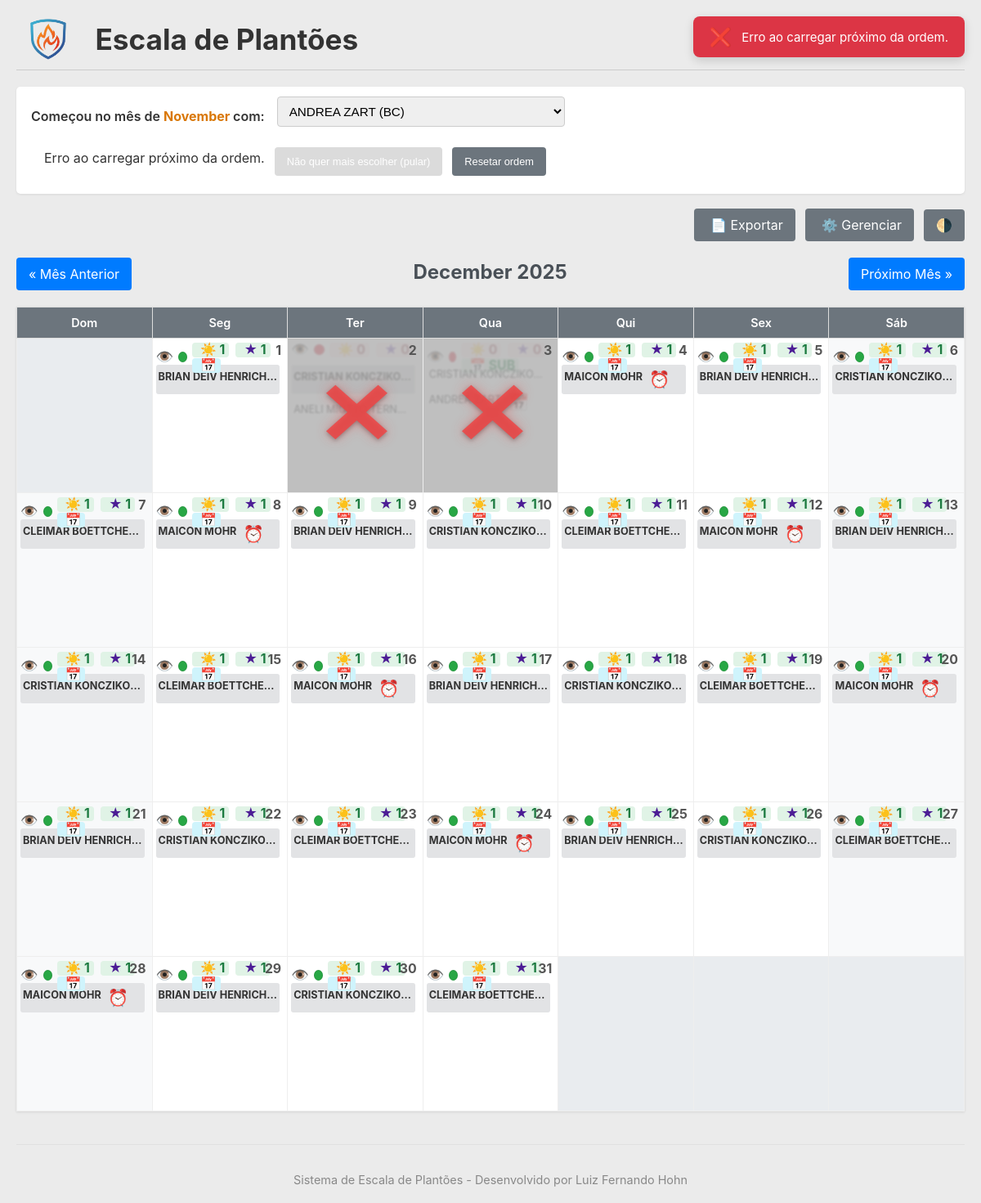
The page /escala_bombeiros/escala.php (signed in) on the database its author committed.
### tables this page shows
CREATE TABLE `bombeiros` (
  `id` int(11) NOT NULL,
  `nome_completo` varchar(255) NOT NULL,
  `email` varchar(191) DEFAULT NULL,
  `cpf` varchar(14) DEFAULT NULL COMMENT 'Formato 000.000.000-00',
  `endereco` varchar(255) DEFAULT NULL COMMENT 'Endereço residencial completo',
  `telefone` varchar(20) DEFAULT NULL COMMENT 'Número de telefone principal',
  `telefone_emergencia` varchar(20) DEFAULT NULL COMMENT 'Contato de emergência (nome e telefone)',
  `tipo` enum('BC','Fixo') NOT NULL,
  `pular_ordem` tinyint(1) NOT NULL DEFAULT 0,
  `ativo` tinyint(1) NOT NULL DEFAULT 1,
  `fixo_ref_data` date DEFAULT NULL,
  `fixo_ref_dia_ciclo` tinyint(1) DEFAULT NULL CHECK (`fixo_ref_dia_ciclo` between 1 and 4),
  `data_cadastro` timestamp NOT NULL DEFAULT current_timestamp(),
  `endereco_rua` varchar(255) DEFAULT NULL,
  `endereco_numero` varchar(20) DEFAULT NULL,
  `endereco_bairro` varchar(100) DEFAULT NULL,
  `endereco_cidade` varchar(100) DEFAULT NULL,
  `endereco_uf` varchar(2) DEFAULT NULL,
  `endereco_cep` varchar(10) DEFAULT NULL,
  `telefone_principal` varchar(20) DEFAULT NULL,
  `contato_emergencia_nome` varchar(255) DEFAULT NULL,
  `contato_emergencia_fone` varchar(20) DEFAULT NULL,
  `dados_bancarios` text DEFAULT NULL COMMENT 'Ex: Banco XPTO, Ag: 0001, C/C: 12345-6',
  `tamanho_gandola` varchar(20) DEFAULT NULL,
  `tamanho_camiseta` varchar(20) DEFAULT NULL,
  `tamanho_calca` varchar(20) DEFAULT NULL,
  `tamanho_calcado` varchar(10) DEFAULT NULL,
  `banco_nome` varchar(100) DEFAULT NULL COMMENT 'Nome do Banco',
  `banco_agencia` varchar(20) DEFAULT NULL COMMENT 'Número da Agência (com dígito, se houver)',
  `banco_conta` varchar(30) DEFAULT NULL COMMENT 'Número da Conta Corrente/Poupança (com dígito)',
  `banco_pix` varchar(100) DEFAULT NULL COMMENT 'Chave PIX principal (CPF, e-mail, telefone, aleatória)',
  `usuario_id` int(11) DEFAULT NULL
);

CREATE TABLE `plantoes` (
  `id` int(11) NOT NULL,
  `bombeiro_id` int(11) NOT NULL,
  `data` date NOT NULL,
  `turno` enum('D','N','I') NOT NULL
);

### escala_bombeiros/escala.php (the view, shortened to what this page needs)
<?php
require_once __DIR__ . '/includes/db.php';
require_once __DIR__ . '/includes/funcoes.php';
$mes_atual = isset($_GET['month']) ? (int)$_GET['month'] : (int)date('m');
$ano_atual = isset($_GET['year']) ? (int)$_GET['year'] : (int)date('Y');
$timestamp_primeiro_dia = mktime(0, 0, 0, $mes_atual, 1, $ano_atual);
$nome_mes = ucfirst(strftime('%B', $timestamp_primeiro_dia));
$dias_no_mes = (int)date('t', $timestamp_primeiro_dia);
$dia_semana_primeiro = (int)date('w', $timestamp_primeiro_dia);
$mes_anterior = $mes_atual - 1;
$ano_anterior = $ano_atual;
$mes_proximo = $mes_atual + 1;
$ano_proximo = $ano_atual;
if ($mes_proximo > 12) {
    $mes_proximo = 1;
    $ano_proximo++;
}
$data_inicio_mes = sprintf('%04d-%02d-01', $ano_atual, $mes_atual);
$data_fim_mes    = sprintf('%04d-%02d-%02d', $ano_atual, $mes_atual, $dias_no_mes);
$plantoes_mes = [];
$fixos_servico_mes = [];
$vagas_dia_mes = [];
$sql_plantoes_mes = "
    SELECT p.id as plantao_id,
           p.bombeiro_id,
           p.data,
           p.turno,
           b.nome_completo,
           b.tipo
    FROM plantoes p
    JOIN bombeiros b ON p.bombeiro_id = b.id
    WHERE p.data BETWEEN ? AND ? AND b.ativo = 1
";
if ($stmt_plantoes = mysqli_prepare($conn, $sql_plantoes_mes)) {
    mysqli_stmt_bind_param($stmt_plantoes, "ss", $data_inicio_mes, $data_fim_mes);
    mysqli_stmt_execute($stmt_plantoes);
    $result_plantoes = mysqli_stmt_get_result($stmt_plantoes);
    while ($row = mysqli_fetch_assoc($result_plantoes)) {
        if (!isset($plantoes_mes[$row['data']])) {
            $plantoes_mes[$row['data']] = [];
        }
        $plantoes_mes[$row['data']][$row['bombeiro_id']] = $row;
    }
} else {
    echo "Erro ao buscar plantões: " . mysqli_error($conn);
}
for ($dia = 1; $dia <= $dias_no_mes; $dia++) {
    $data_corrente = sprintf('%04d-%02d-%02d', $ano_atual, $mes_atual, $dia);
    $fixo_dia = get_fixo_de_servico($data_corrente, $conn);
    $fixos_servico_mes[$data_corrente] = $fixo_dia;
    $vagas_bc_d = 1;
    $vagas_bc_n = 1;
    $tem_excecao = false;
    if ($fixo_dia) {
        $tem_excecao = verificar_excecao_fixo((int)$fixo_dia['id'], $data_corrente, $conn);
    }
    $fixo_invalido = empty($fixo_dia) || $tem_excecao;
    $vaga_fixo_integral = $fixo_invalido ? 1 : 0;
    if (isset($plantoes_mes[$data_corrente])) {
        foreach ($plantoes_mes[$data_corrente] as $plantao) {
            if ($plantao['tipo'] == 'BC') {
                if ($plantao['turno'] === 'D') {
                    $vagas_bc_d--;
                } elseif ($plantao['turno'] === 'N') {
                    $vagas_bc_n--;
                } elseif ($plantao['turno'] === 'I') {
                    $vagas_bc_d--;
                    $vagas_bc_n--;
                } elseif ($plantao['turno'] === 'I_SUB') {
                    $vaga_fixo_integral--;
                }
            }
        }
    }
    $vagas_dia_mes[$data_corrente] = [
        'D'     => max(0, $vagas_bc_d),
        'N'     => max(0, $vagas_bc_n),
        'I_SUB' => max(0, $vaga_fixo_integral),
    ];
}
$bombeiros_inicio = [];
$sql_bombeiros_inicio = "
    SELECT id, nome_completo, tipo
    FROM bombeiros
    WHERE ativo = 1
    ORDER BY (tipo = 'Fixo') ASC, nome_completo ASC
";
if ($result_bi = mysqli_query($conn, $sql_bombeiros_inicio)) {
    while ($row = mysqli_fetch_assoc($result_bi)) {
        $bombeiros_inicio[] = $row;
    }
}
$inicio_ordem_atual = (int) (get_config('bc_inicio_ordem_id', $conn) ?? 0);
$timestamp_mes_ref       = mktime(0, 0, 0, $mes_anterior, 1, $ano_anterior);
$nome_mes_referencia     = ucfirst(strftime('%B', $timestamp_mes_ref));
$dias_semana             = ['Dom', 'Seg', 'Ter', 'Qua', 'Qui', 'Sex', 'Sáb'];
?>
<!DOCTYPE html>
<html lang="pt-br">
<head>
    <link rel="stylesheet" href="css/style.css">
</head>
<body>
    <div class="main-title-container">
        <img src="img/logo.png" alt="Logo do Sistema de Escala" class="main-logo">
        <h1>Escala de Plantões</h1>
    </div>
    <div class="controles-escala inicio-ordem-wrapper">
        <label for="selectInicioOrdem">
            Começou no mês de
            <span class="mes-anterior-destaque">
                <?php echo htmlspecialchars($nome_mes_referencia, ENT_QUOTES, 'UTF-8'); ?>
            </span>
            com:
        </label>
        <div class="inicio-ordem-controls">
            <select id="selectInicioOrdem" class="inicio-ordem-select">
                <?php foreach ($bombeiros_inicio as $b): ?>
                    <option value="<?= (int)$b['id'] ?>"
                        <?= ($b['id'] == $inicio_ordem_atual ? 'selected' : '') ?>>
                        <?= htmlspecialchars($b['nome_completo'], ENT_QUOTES, 'UTF-8') ?>
                        <?= ($b['tipo'] === 'Fixo') ? ' (Fixo)' : ' (BC)' ?>
                    </option>
                <?php endforeach; ?>
            </select>
        </div>
        <div class="proximo-bc-wrapper">
            <div id="proximo-bc-card" class="proximo-bc-card">
            </div>
            <button type="button" id="btn-pular-bc" class="btn btn-sm btn-secondary proximo-bc-btn">
                Não quer mais escolher (pular)
            </button>
            <button type="button" id="btn-reset-ordem" class="btn btn-sm btn-secondary proximo-bc-btn">
                Resetar ordem
            </button>
        </div>
    </div>
    <div class="barra-botoes">
        <a href="exportar_tabela_formatada.php?month=<?php echo $mes_atual; ?>&year=<?php echo $ano_atual; ?>"
           class="button-link btn-secondary" target="_blank" title="Exportar escala em formato de tabela">
            <span class="turno-icon">📄</span> Exportar
        </a>
        <a href="bombeiros.php" class="button-link btn-secondary" title="Adicionar ou editar bombeiros">
            <span class="turno-icon">⚙️</span> Gerenciar
        </a>
        <button id="theme-toggle" class="button-link btn-secondary" title="Alternar tema claro/escuro">
            🌗
        </button>
    </div>
    <div class="calendar-nav">
        <a href="?month=<?php echo $mes_anterior; ?>&year=<?php echo $ano_anterior; ?>" class="button-link">« Mês Anterior</a>
        <h2><?php echo htmlspecialchars($nome_mes) . ' ' . $ano_atual; ?></h2>
        <a href="?month=<?php echo $mes_proximo; ?>&year=<?php echo $ano_proximo; ?>" class="button-link">Próximo Mês »</a>
    </div>
    <table class="calendar">
        <thead>
            <tr>
                <?php foreach ($dias_semana as $dia_nome): ?>
                    <th><?php echo $dia_nome; ?></th>
                <?php endforeach; ?>
            </tr>
        </thead>
        <tbody>
            <tr>
                <?php
                for ($i = 0; $i < $dia_semana_primeiro; $i++) {
                    echo '<td class="other-month"></td>';
                }
                $dia_atual_semana = $dia_semana_primeiro;
                for ($dia = 1; $dia <= $dias_no_mes; $dia++):
                    $data_corrente   = sprintf('%04d-%02d-%02d', $ano_atual, $mes_atual, $dia);
                    $fixo_do_dia     = $fixos_servico_mes[$data_corrente] ?? null;
                    $plantoes_do_dia = $plantoes_mes[$data_corrente] ?? [];
                    $vagas_do_dia    = $vagas_dia_mes[$data_corrente];
                    $is_weekend = ($dia_atual_semana == 0 || $dia_atual_semana == 6);
                    $status_dot_class = ($vagas_do_dia['D'] > 0 || $vagas_do_dia['N'] > 0) ? 'green' : 'red';
                    $pode_integral    = ($vagas_do_dia['D'] > 0 && $vagas_do_dia['N'] > 0);
                ?>
                <td class="<?php
                  $classes = [];
                  if ($is_weekend) $classes[] = 'weekend';
                  if ($status_dot_class === 'red') $classes[] = 'marked-x';
                  echo implode(' ', $classes);
                ?>">
                    <span class="day-number"><?php echo $dia; ?></span>
                    <div class="cell-icons-top">
                        <button class="btn-detalhes"
                                data-date="<?php echo $data_corrente; ?>"
                                title="Ver detalhes e registrar plantão">
                            👁️
                        </button>
                        <span class="status-dot <?php echo $status_dot_class; ?>"
                              title="Status Vagas BC (Verde=Vagas, Vermelho=Lotado)"></span>
                        <div class="cell-availability-info">
                            <span class="availability-slot availability-D <?php echo ($vagas_do_dia['D'] > 0) ? 'disponivel' : 'lotado'; ?>"
                                  title="Vagas BC Diurnas: <?php echo $vagas_do_dia['D']; ?>">
                                <span class="turno-icon turno-D">☀️</span> <?php echo $vagas_do_dia['D']; ?>
                            </span>
                            <span class="availability-slot availability-N <?php echo ($vagas_do_dia['N'] > 0) ? 'disponivel' : 'lotado'; ?>"
                                  title="Vagas BC Noturnas: <?php echo $vagas_do_dia['N']; ?>">
                                <span class="turno-icon turno-N">★</span> <?php echo $vagas_do_dia['N']; ?>
                            </span>
                            <?php if (!empty($vagas_do_dia['I_SUB']) && $vagas_do_dia['I_SUB'] > 0): ?>
                                <span class="availability-slot availability-ISUB disponivel"
                                      title="Vaga Integral (Substituto do Fixo)">
                                    <span class="turno-icon turno-I">📅</span> SUB
                                </span>
                            <?php endif; ?>
                            <?php if ($pode_integral): ?>
                                <span class="availability-slot availability-I disponivel"
                                      title="Vaga Integral BC (24h) Disponível">
                                    <span class="turno-icon turno-I">📅</span>
                                </span>
                            <?php endif; ?>
                        </div>
                    </div>
                    <div class="plantoes-do-dia">
                        <?php if ($fixo_do_dia): ?>
                            <span class="plantao-item fixo">
                                <?php echo htmlspecialchars(abreviar_nome($fixo_do_dia['nome_completo'], 30)); ?>
                                <?php echo get_turno_icon(null, true); ?>
                            </span>
                        <?php endif; ?>
                        <?php foreach ($plantoes_do_dia as $plantao): ?>
                            <span class="plantao-item bc">
                                <?php echo htmlspecialchars(abreviar_nome($plantao['nome_completo'], 30)); ?>
                                <?php echo get_turno_icon($plantao['turno']); ?>
                            </span>
                        <?php endforeach; ?>
                    </div>
                </td>
                <?php
                    $dia_atual_semana++;
                    if ($dia_atual_semana > 6) {
                        echo '</tr><tr>';
                        $dia_atual_semana = 0;
                    }
                endfor;
                while ($dia_atual_semana > 0 && $dia_atual_semana <= 6) {
                    echo '<td class="other-month"></td>';
                    $dia_atual_semana++;
                }
                ?>
            </tr>
        </tbody>
    </table>
    <div id="toast-container"></div>
    <footer>
        <p>Sistema de Escala de Plantões - Desenvolvido por Luiz Fernando Hohn</p>
    </footer>
</body>
</html>

### escala_bombeiros/includes/funcoes.php (shortened to what this page needs)
<?php
function get_config(string $chave, mysqli $conn): ?string {
    $sql = "SELECT valor FROM configuracoes WHERE chave = ?";
    if ($stmt = mysqli_prepare($conn, $sql)) {
        mysqli_stmt_bind_param($stmt, "s", $chave);
        if (mysqli_stmt_execute($stmt)) {
            mysqli_stmt_bind_result($stmt, $valor);
            if (mysqli_stmt_fetch($stmt)) {
                return $valor;
            }
        }
    } else {
        error_log("Erro ao preparar get_config para chave '$chave': " . mysqli_error($conn));
    }
    return null;
}
function calcular_dia_ciclo_fixo(array $fixo, string $data_alvo): ?int {
    $ref_dia_ciclo = (int) $fixo['fixo_ref_dia_ciclo'];
    try {
        $alvo_dt_obj = new DateTime($data_alvo);
        $ref_data_obj = new DateTime($fixo['fixo_ref_data']);
        $intervalo = $ref_data_obj->diff($alvo_dt_obj);
        $dias_diff = (int) $intervalo->format('%r%a');
        return (($dias_diff + $ref_dia_ciclo - 1) % 4 + 4) % 4 + 1;
    } catch (Exception $e) {
        error_log("calcular_dia_ciclo_fixo: Erro de data: " . $e->getMessage());
        return null;
    }
}
function verificar_excecao_fixo(int $bombeiro_id, string $data, mysqli $conn): bool {
    $sql = "SELECT id FROM excecoes_ciclo_fixo WHERE bombeiro_id = ? AND data = ?";
    if ($stmt = mysqli_prepare($conn, $sql)) {
        mysqli_stmt_bind_param($stmt, "is", $bombeiro_id, $data);
        if(mysqli_stmt_execute($stmt)) {
            mysqli_stmt_store_result($stmt);
            $num_rows = mysqli_stmt_num_rows($stmt);
            return $num_rows > 0;
        }
    }
    return false;
}
function get_fixo_de_servico(string $data, mysqli $conn): ?array {
    $fixos_ativos = [];
    $sql = "SELECT id, nome_completo, fixo_ref_data, fixo_ref_dia_ciclo FROM bombeiros WHERE tipo = 'Fixo' AND ativo = 1";
    if ($result = mysqli_query($conn, $sql)) {
        while ($row = mysqli_fetch_assoc($result)) {
            $fixos_ativos[] = $row;
        }
    }
    foreach ($fixos_ativos as $fixo) {
        $dia_ciclo = calcular_dia_ciclo_fixo($fixo, $data);
        if ($dia_ciclo === 1) {
            if (!verificar_excecao_fixo((int)$fixo['id'], $data, $conn)) {
                return $fixo;
            }
        }
    }
    return null;
}
function abreviar_nome(string $nome_completo, int $max_len = 10): string { if (mb_strlen($nome_completo) <= $max_len) { return $nome_completo; } return mb_substr($nome_completo, 0, $max_len - 2) . '..'; }
function get_turno_icon(?string $turno, bool $is_fixo_cycle = false, bool $has_excecao = false): string {
    if ($is_fixo_cycle) {
        return $has_excecao ? '<span class="turno-icon fixo-excecao" title="Fixo Removido (Exceção)">🚫</span>' : '<span class="turno-icon fixo-ciclo" title="Fixo - Ciclo 24h">⏰</span>';
    }
    switch ($turno) {
        case 'I': return '<span class="turno-icon turno-I" title="Integral 24h">📅</span>';
        default: return '';
    }
}
?>

### rows shown on the page
bombeiros: nome_completo "BRIAN DEIV HENRICH…"
bombeiros: nome_completo "CRISTIAN KONCZIKO…"
plantoes: bombeiro.nome_completo "ANELI MIOTTO TERN…"
plantoes: bombeiro.nome_completo "CRISTIAN KONCZIKO…"
plantoes: bombeiro.nome_completo "ANDREA ZART"
bombeiros: nome_completo "MAICON MOHR"
bombeiros: nome_completo "CLEIMAR BOETTCHE…"

### other values the page prints
$nome_mes_referencia "November"
$nome_mes "December"
$ano_atual "2025"
$dia_nome "Dom"
$dia_nome "Seg"
$dia_nome "Ter"
$dia_nome "Qua"
$dia_nome "Qui"
$dia_nome "Sex"
$dia_nome "Sáb"
$vagas_do_dia['D'] "1"
$vagas_do_dia['N'] "1"
$vagas_do_dia['N'] "0"
form field value "ANDREA ZART (BC)"
